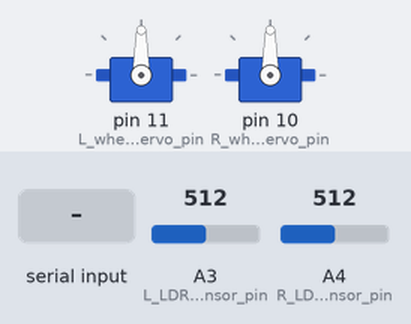
The sketch below on a simulated Arduino Uno, built with avr-gcc and run on an emulated ATmega328P. Parts: 2 × servo. Inputs (shaded band) come from the test bench; at power-on: A4 (R_LDR_sensor_pin) = 512, A3 (L_LDR_sensor_pin) = 512.

Above: at 1.2 s.
1.3 s: "I" received over Serial
At 1.6 s:
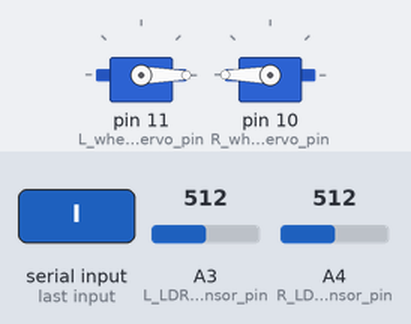
2.8 s: A4 (R_LDR_sensor_pin) set to 537
4.3 s: A4 (R_LDR_sensor_pin) set to 559
At 5.2 s:
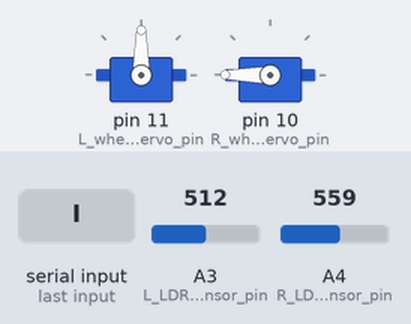
5.8 s: "D" received over Serial
At 6.7 s:
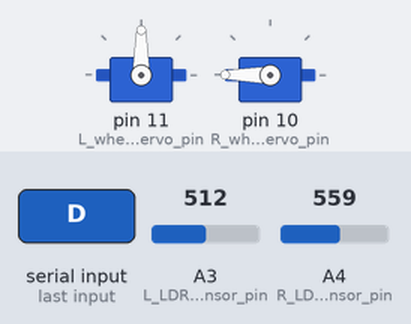
7.4 s: "M" received over Serial
At 7.9 s:
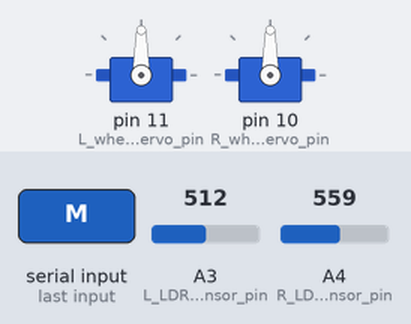
8.9 s: "D" received over Serial
At 9.8 s:
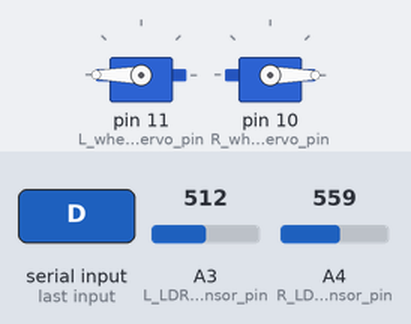
Timing chart, 0 to 11.4 s (numbered marks = the images above; inputs shaded):
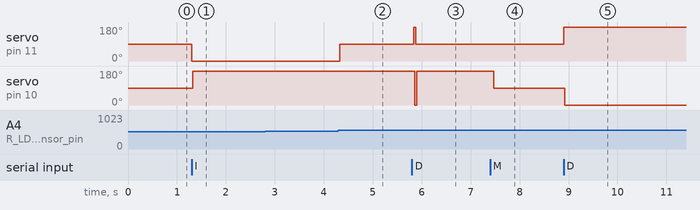

The sketch:

Humbot_S_light_follower_bluetooth.ino
```cpp
// (licence header left out)
/*
-----------------------------------------------------------------------------
---------            HUMBOT SARGANTANA LIGHT FOLLOWER       -----------------
-----------------------------------------------------------------------------

-----------------------------------------------------------------------------
-----------            DESCRIPTION            ------------------
-----------------------------------------------------------------------------
This program allows Humbot Sargantana to follow a light. Initially the robot
follows the light but also can run away from light. Look for the easy
modification zone and modify the variable.

Remember that we give you this programa to make it easy for you to play with
the robot but we encourage you to modify it and try new things. You can
modify every line of the code but we indicate you some lines that
are easier to change. You will see that these zones are surrounded by
several hashtags (########################) and EASY MODIFICATION ZONE text.
-----------------------------------------------------------------------------

-----------------------------------------------------------------------------
-----------                DETAILS                 -----------------
-----------------------------------------------------------------------------
--  Program: Light follower
--  Version: 1.10b (beta version, it may containt some bugs or errors)
    1.00b First working version
    1.10b Added "huir" function
--  Date: 23-03-16
--  Authors: Cristobal Selma, Maria Garcia

-----------------------------------------------------------------------------
-----------                PROGRAM                 -----------------
-----------------------------------------------------------------------------
/*--LIBRARIES------------------------------------------------------
We neeed to include libraries to be able to use servos
*/
#include <Servo.h>


//Definition of the variables and values to make the wheels move
#define stop_wheel 90
#define forward_left_wheel 0
#define backward_left_wheel 180
#define forward_right_wheel 180
#define backward_right_wheel 0
#define difference 40

//Variables for manual or follow line modes
#define MANUAL_CONTROL 0
#define LINE_FOLLOWER  1

//BaudRate for bluetooth connection
#define BLUETOOTH_BR 9600

// Size of the received data buffer
#define bufferSize 1

// Default delay
#define defaultDelay 10

//######################### EASY MODIFICATION ZONE ##########################
//###########################################################################
#define dark 1000 //Define the value of darkness that will make the robot stop
#define light 30 //Define the value of light that will make the robot spin (the smaller number the more light)
#define spin_time 2000 //Time that the robot will be spinning
#define action "seguir" // You can change between "seguir" (follow) or "huir" (escape)
//###########################################################################
//###########################################################################

/*--VARIABLES----------------------------------------------------------------
Definition of pin numbers where sensors and actuators will be connected
Initially we use these, but they can be changed at your convinience.*/
  const int L_wheel_servo_pin = 11;   //Left wheel servo
  const int R_wheel_servo_pin = 10;   //Right wheel servo
  const int L_LDR_sensor_pin = A3;   //Left LDR analog sensor
  const int R_LDR_sensor_pin = A4;   //Right LDR analog sensor

  char dataBuffer[bufferSize]; //A char buffer to storage the received data from the Bluetooth Serial
  int i = 0; //Buffer iterator
  int numChar = 0; //Number of characters availables in the Serial
  int currentState;   // Variable that controls the current state of the program

//Create servo objects for each one
  Servo L_wheel_servo;
  Servo R_wheel_servo;

//Other variables
  int L_ldrSensor;//State of the left sensor
  int R_ldrSensor;//State of the right sensor
  int state;//State of the robot
  int servo_delay; //Time for the servo to make its function


/*
-----------------------------------------------------------------------------
-------------                 SETUP                    --- ------------------
-----------------------------------------------------------------------------
The setup function runs once every time that the board initializes or
reset button is pushed. It's used to iniciate variables or to setup
different options.
-----------------------------------------------------------------------------
*/
void setup()
{

  Serial.begin(BLUETOOTH_BR);
  Serial.flush();

//Attach the servos
   L_wheel_servo.attach(L_wheel_servo_pin);
   R_wheel_servo.attach(R_wheel_servo_pin);

//Ports can be either inputs or outputs
//In this case sensors are configured as inputs
   pinMode(L_LDR_sensor_pin,INPUT);
   pinMode(R_LDR_sensor_pin,INPUT);

//We need to assign an initial value to the robot
    state = 0;  //Initialize state 0 (STOP)
    servo_delay = 20; //Time for the servo to make his function
    currentState = MANUAL_CONTROL;  // Default state is manual control
}
/*
-----------------------------------------------------------------------------
---------------------             LOOP            ---------------------------
-----------------------------------------------------------------------------
The main part of the program is called LOOP and it runs indefinitely.
-----------------------------------------------------------------------------
*/
void loop()
{
/* If there is something in the Bluetooth serial port */
  if (Serial.available() > 0) {

    /* Reset the iterator and clear the buffer */
    i = 0;
    memset(dataBuffer, 0, sizeof(dataBuffer));

    /* Wait for let the buffer fills up. Depends on the length of
       the data, 1 ms for each character more or less */
    delay(bufferSize);

    /* Number of characters availables in the Bluetooth Serial */
    numChar = Serial.available();

    /* Limit the number of characters that will be read from the
       Serial to avoid reading more than the size of the buffer */
    if (numChar > bufferSize) {
          numChar = bufferSize;
    }

    /* Read the Bluetooth Serial and store it in the buffer*/
    while (numChar--) {
        dataBuffer[i++] = Serial.read();

        /* As data trickles in from your serial port you are
         grabbing as much as you can, but then when it runs out
         (as it will after a few bytes because the processor is
         much faster than a 9600 baud device) you exit loop, which
         then restarts, and resets i to zero, and someChar to an
         empty array.So please be sure to keep this delay */
        delay(3);
    }

    /* Manage the data */
    setAction(dataBuffer);

  }

  if(currentState == LINE_FOLLOWER) {
    light_follow();
  }
}

/*
-----------------------------------------------------------------------------
--------------------             FUNCTIONS            -----------------------
-----------------------------------------------------------------------------
When we work with code, it's important to divide the code in functions.
These functions can be called from different parts of the program.
-----------------------------------------------------------------------------
*/
//Stop function
  void Stop()     {
    L_wheel_servo.write(stop_wheel);//Stop left servo
    delay(servo_delay);//we give time for the servo to act
    R_wheel_servo.write(stop_wheel);//Stop right servo
    delay(servo_delay);//we give time for the servo to act
  }
//Go backward function
  void go_backward()     {
    L_wheel_servo.write(backward_left_wheel);//Stop left servo
    delay(servo_delay);//we give time for the servo to act
    R_wheel_servo.write(backward_right_wheel);//Stop right servo
    delay(servo_delay);//we give time for the servo to act
  }

//Turn right function
  void turn_right()  {
    L_wheel_servo.write(forward_left_wheel);//Run left servo
    delay(servo_delay);//we give time for the servo to act
    R_wheel_servo.write(stop_wheel);  //Stop right servo
    delay(servo_delay);//we give time for the servo to act
  }
//Turn left function
  void turn_left(){
    L_wheel_servo.write(stop_wheel);//Stop left servo
    delay(servo_delay);//we give time for the servo to act
    R_wheel_servo.write(forward_right_wheel);  //Run right servo
    delay(servo_delay);//we give time for the servo to act
  }
//Move forward
  void go_forward()   {
    L_wheel_servo.write(forward_left_wheel);//Run left servo
    delay(servo_delay);//we give time for the servo to act
    R_wheel_servo.write(forward_right_wheel);  //Run right servo
    delay(servo_delay);//we give time for the servo to act
  }
//Spinning
  void spin()   {
    L_wheel_servo.write(forward_left_wheel);//Run left servo
    delay(servo_delay);//we give time for the servo to act
    R_wheel_servo.write(backward_right_wheel);  //Run right servo
    delay(servo_delay);//we give time for the servo to act
  }

void light_follow(){
  //Read sensors
   L_ldrSensor = analogRead(L_LDR_sensor_pin);
   R_ldrSensor = analogRead(R_LDR_sensor_pin);

//Assign state dependig on the sensors readings
  if (L_ldrSensor > dark && R_ldrSensor > dark){           //darkness
  state = 0;}
  else if (L_ldrSensor < light && R_ldrSensor < light){    //lightness
  state = 1;}
  else if (abs(L_ldrSensor - R_ldrSensor) < difference){   //same on two sensors
  state = 2;}
  else if (L_ldrSensor > R_ldrSensor){                     //more light on the right
  state = 3;}
  else if (L_ldrSensor < R_ldrSensor){                     //more light on the left
  state = 4;}
  else {//
  state = 0;}

//Change action depneding on the function ("huir" o "seguir")
    if (action == "huir"){
    state=state+10;
    }

   switch(state) {
     case 2: go_forward();break;
     case 3: turn_right();break;
     case 4: turn_left();break;
     case 0: Stop(); break;
     case 1: spin(); break;
     case 12: go_backward(); break;
     case 13: turn_left(); break;
     case 14: turn_right(); break;
     case 10: spin(); break;
     case 11: Stop(); break;
     default: Stop();break;
   }
    delay(10);
}
//Function for manual control
  void setAction(char* data) {

  switch(data[0]) {

    /* Line follower mode button pressed */
    case 'I':
      currentState = LINE_FOLLOWER;
      break;

    /* Manual control mode button pressed */
    case 'M':
      currentState = MANUAL_CONTROL;
      Stop();
      break;

    /* Stop button pressed */
    case 'S':
      Stop();
      break;

    /* Up button pressed  */
    case 'U':
//###################### EASY MODIFICATION ZONE #############################
//###########################################################################
/*If you change this line between turn_right, turn_left, go_backward,
 go_forward, you can play with the robot to make it more difficult to
 control. Your humbot won't go exactly as you say, but that's the fun!
 Chanllenge your friends to do some laps changing these! */
      go_forward();
//###########################################################################
//###########################################################################
      break;

    /* Down button pressed  */
    case 'D':
      go_backward();
      break;

    /* Left button pressed  */
    case 'L':
      turn_left();
      break;

    /* Right button pressed  */
    case 'R':
      turn_right();
      break;
  }
    /* Empty the Serial */
  Serial.flush();
  }
```

Measured:
- the behaviour switches between 551 and 552 on A4 (R_LDR_sensor_pin) (found by bisection; images 1 and 2)
- after the input at 1.3 s, servo on pin 11 (L_wheel_servo_pin): 90° → 0° at once; servo on pin 10 (R_wheel_servo_pin): 90° → 180° at once
- after the input at 2.8 s, every drawn part: stays the same
- after the input at 4.3 s, servo on pin 11 (L_wheel_servo_pin): 0° → 90° at once
- after the input at 5.8 s, servo on pin 11 (L_wheel_servo_pin): 90° → 180° at once, → 90° 0.04 s later; servo on pin 10 (R_wheel_servo_pin): 180° → 0° after 0.06 s, → 180° 0.04 s later
- after the input at 7.4 s, servo on pin 10 (R_wheel_servo_pin): 180° → 90° after 0.07 s
- after the input at 8.9 s, servo on pin 11 (L_wheel_servo_pin): 90° → 180° at once; servo on pin 10 (R_wheel_servo_pin): 90° → 0° at once
